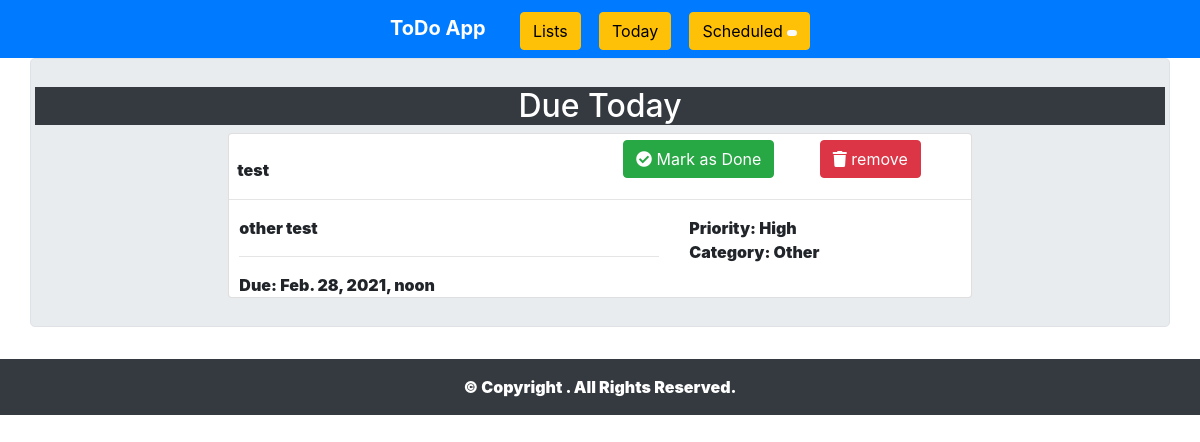
Before: /today with the older database file.
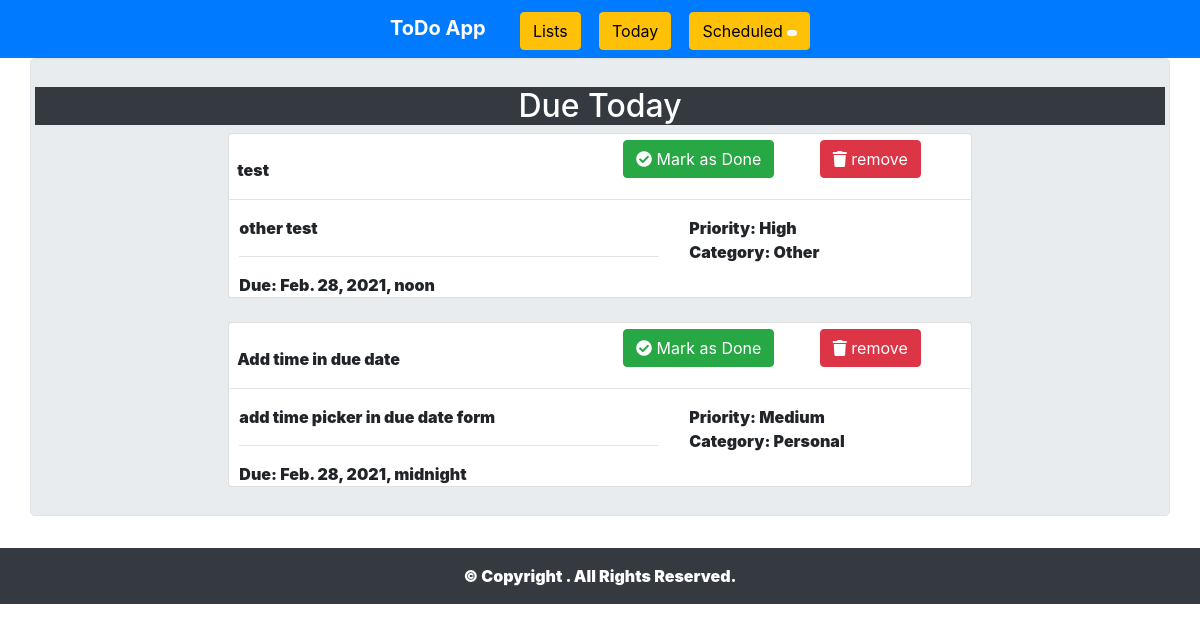
After: the same page with the newer database file.
### todoapp/models.py (models this page shows, shortened)
class todoModel(models.Model):
    heading = models.CharField(max_length=100)
    notes = models.TextField(blank=True)
    p = (('None', 'None'), ('Low', 'Low'), ('Medium', 'Medium'), ('High', 'High'))
    c = (('Personal', 'Personal'), ('Work', 'Work'), ('Other', 'Other'))
    priority = models.CharField(choices=p, default='None', blank=True, max_length=10)
    category = models.CharField(choices=c, default='Other', blank=True, max_length=10)
    assigned_date = models.DateTimeField(default=datetime.now, blank=True)
    due_date = models.DateTimeField(null=True, blank=True)
    done = models.BooleanField(default=False, blank=True)
    class Meta:
        managed = True

### todoapp/views.py (the view)
# urls.py: path('today', views.Today),
def Today(request):
    form = models.todoForm
    lists = models.todoModel.objects.filter(due_date__date=date.today())
    return render(request, 'today.html', {'form': form, 'page_title': 'Today', 'lists': lists})

### templates/today.html (shortened to what this page needs)
{% extends 'base.html' %}
{% block content%}
<h2 class="bg-dark text-white" align="center">Due Today</h2>
<div class="row">
<div class="col-md-2">
</div>
<div class="col-md-8">
    {% for i in lists %}
        <div class="card">
            <div class="row">
                <div class="col-md-6" align="left" style="margin-left:8px;">
                   <br> <b>{{ i.heading }}</b>
                </div>
                {% if i.done == False %}
                <div class="col-md-3" style="margin-top:6px;">
                     <form action="/done/{{i.id}}" method="POST" style=" padding-right: 3%; padding-bottom: 3%;">
                        <button value="remove" type="submit" class="btn btn-success"><i class="fas fa-check-circle"></i> Mark as Done</button>
                    </form>
                </div>
                {% endif %}
                <div class="col-md-2" style="margin-top:6px; margin-left:4px;">
                     <form action="/delete/{{i.id}}" method="POST" style=" padding-right: 3%; padding-bottom: 3%;">
                        <button value="remove" type="submit" class="btn btn-danger"><i class="fa fa-trash"></i> remove</button>
                    </form>
                </div>
            </div>
            <hr>
            <div class="row">
                <div class="col-md-7" style="margin-left:10px;">
                   {{ i.notes }}<hr>
                    Due: {{ i.due_date }}<br>
                </div>
                <div class="col-md-3">
                    Priority: {{ i.priority }}<br>
                    Category: {{ i.category }}<br>
                </div>
            </div>
        </div>
        <br>
    {% endfor %}
</div>
</div>
{% endblock %}

Changed rows visible on the page:
added todoModel: heading "Add time in due date", notes "add time picker in due date form", due_date "Feb. 28, 2021, midnight", priority "Medium", category "Personal"
